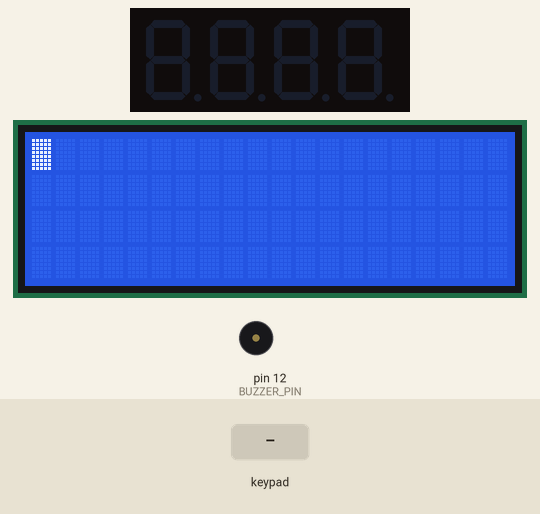
The sketch below on a simulated Arduino Uno, built with avr-gcc and run on an emulated ATmega328P. Parts: 4-digit seven-segment display, 20×4 character LCD, buzzer (waves = sounding). The inputs (shaded band) are chosen by the test bench. Random numbers use the default seed unless the sketch sets one.

Above: at 1.2 s.
1.3 s: keypad keys 9 8 7 6 A pressed 0.4 s apart
At 3.5 s:
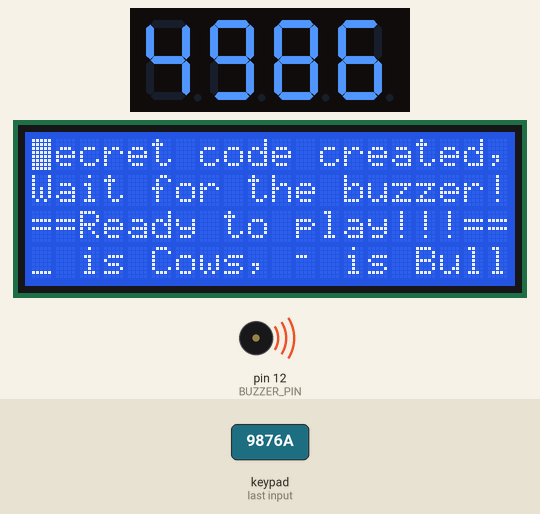
4.8 s: key '#' pressed
At 6.3 s:
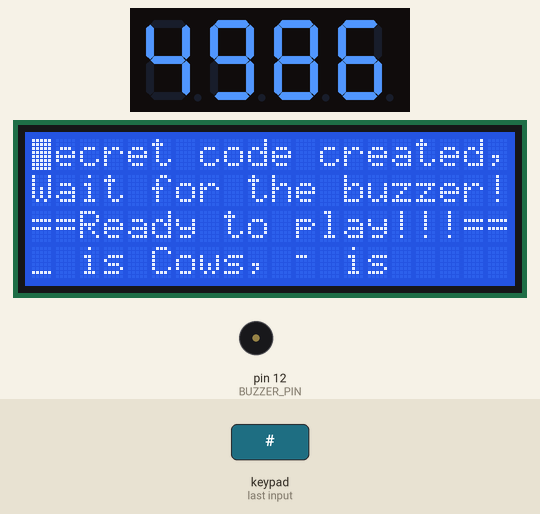
7.3 s: keypad keys 9 8 7 6 # pressed 0.4 s apart
At 10.0 s:
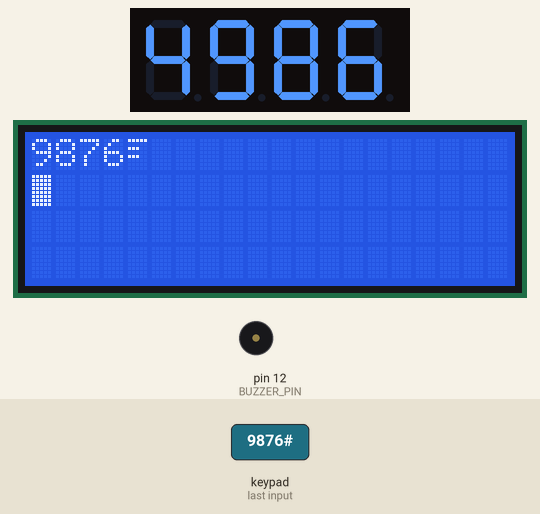
10.8 s: keypad keys 5 4 3 2 # pressed 0.4 s apart
At 13.9 s:
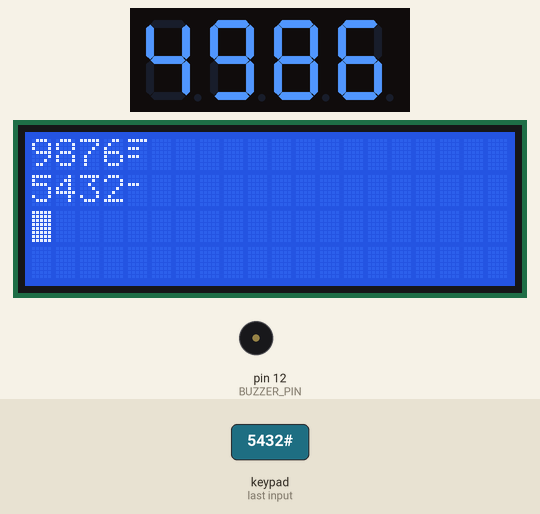
14.3 s: keypad keys 1 3 9 7 # pressed 0.4 s apart
At 16.3 s:
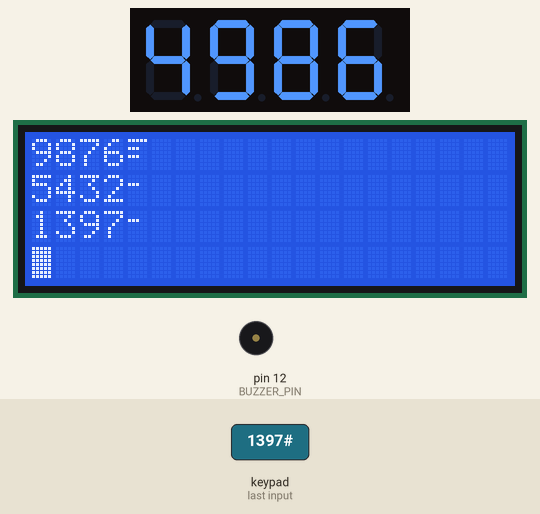
17.8 s: key '#' pressed
At 18.2 s:
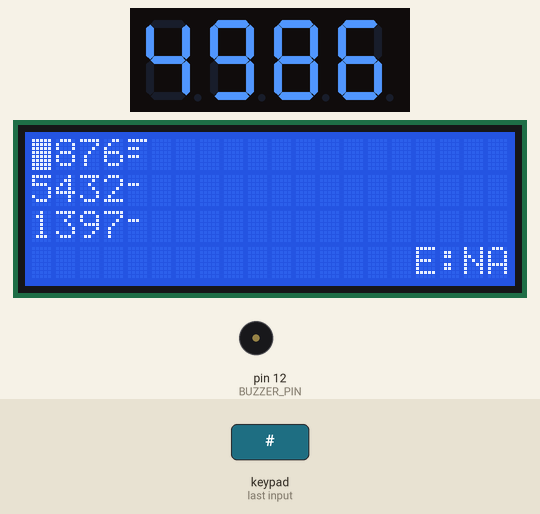
Timing chart, 0 to 20.8 s (numbered marks = the images above; inputs shaded):
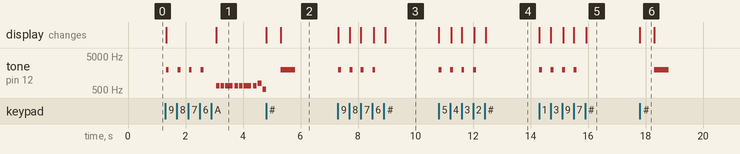

Measured:
- after the input at 1.3 s, tone on pin 12 (BUZZER_PIN): plays 2000 Hz for 0.10 s, 2000 Hz for 0.10 s, 2000 Hz for 0.10 s, 2000 Hz for 0.10 s, 659 Hz for 0.13 s, 659 Hz for 0.13 s … (13 notes in this stretch), starting at once; the display: first changes at once (image 1 shows a later state)
- after the input at 4.8 s, the display: first changes at once (image 2 shows a later state)
- after the input at 7.3 s, tone on pin 12 (BUZZER_PIN): alternates 2000 Hz for 0.10 s and silent for 0.30 s, 8 changes in all, then stays silent, starting at once; the display: first changes at once (image 3 shows a later state)
- after the input at 10.8 s, tone on pin 12 (BUZZER_PIN): alternates 2000 Hz for 0.10 s and silent for 0.30 s, 8 changes in all, then stays silent, starting at once; the display: first changes at once (image 4 shows a later state)
- after the input at 14.3 s, tone on pin 12 (BUZZER_PIN): alternates 2000 Hz for 0.10 s and silent for 0.29 s, 8 changes in all, then stays silent, starting at once; the display: first changes at once (image 5 shows a later state)
- after the input at 17.8 s, tone on pin 12 (BUZZER_PIN): silent → 2000 Hz after 0.51 s, → silent 0.50 s later; the display: changes at once (image 6)
- what the display in image 6 shows lasts 0.5 s, from 17.8 s to 18.3 s

The sketch:

mastermind.ino
```cpp
// Include all required libraries here
#include <Wire.h>
#include <LiquidCrystal_I2C.h>                  //https://github.com/fdebrabander/Arduino-LiquidCrystal-I2C-library
#include <Keypad.h>                             //https://github.com/Chris--A/Keypad
#include <ezBuzzer.h>                           //https://github.com/ArduinoGetStarted/buzzer
#include <Arduino.h>
#include <TM1637Display.h>                      //https://github.com/avishorp/TM1637

// Constant variables definitions
const int ROW_NUM = 4;
const int COLUMN_NUM = 4;
const int COLUMN_LCD = 20;
const int ROW_LCD = 4;

// Module connection pins (Digital Pins)
#define CLK 11
#define DIO 10
const int BUZZER_PIN = 12;
byte pin_rows[ROW_NUM] = {9, 8, 7, 6};      //connect to the row pinouts of the keypad
byte pin_column[COLUMN_NUM] = {5, 4, 3, 2}; //connect to the column pinouts of the keypad

// All instance definitions
TM1637Display display(CLK, DIO);
ezBuzzer buzzer(BUZZER_PIN);
LiquidCrystal_I2C lcd(0x27, COLUMN_LCD, ROW_LCD);
char keys[ROW_NUM][COLUMN_NUM] = {
  {'1','2','3', 'A'},
  {'4','5','6', 'B'},
  {'7','8','9', 'C'},
  {'*','0','#', 'D'}
};
Keypad keypad = Keypad( makeKeymap(keys), pin_rows, pin_column, ROW_NUM, COLUMN_NUM );

// All variable declarations
int melody_1[] = {
  NOTE_E5, NOTE_E5, NOTE_E5,
  NOTE_E5, NOTE_E5, NOTE_E5,
  NOTE_E5, NOTE_G5, NOTE_C5, NOTE_D5,
  NOTE_E5,
  NOTE_F5, NOTE_F5, NOTE_F5, NOTE_F5,
  NOTE_F5, NOTE_E5, NOTE_E5, NOTE_E5, NOTE_E5,
  NOTE_E5, NOTE_D5, NOTE_D5, NOTE_E5,
  NOTE_D5, NOTE_G5
};
int melody_2[] = {
  NOTE_F5, NOTE_E5, NOTE_E5, NOTE_E5, NOTE_E5
};
int noteDurations_1[] = {
  8, 8, 4,
  8, 8, 4,
  8, 8, 8, 8,
  2,
  8, 8, 8, 8,
  8, 8, 8, 16, 16,
  8, 8, 8, 8,
  4, 4
};
int noteDurations_2[] = {
  8, 8, 8, 16, 16
};
int noteLength_1;
int noteLength_2;
int keyCount = 0;
int tryCount = 0;
int cPos=0;
int rPos = 0;
int randNumber = 0;
String randStr;
String guessNum = "";
String scrollingMessage = "";
bool firstEntry = false;// Used to clear LCD for the first time after keypress A
bool gameState = false; // Used to track status of game i.e. won or lost
bool gameStart = false; // Used to enforce keypress A once powered on or game completes or game lost

// All custom character definitions declaration
byte customChar0c1b[] = {B00000,B00000,B11100,B00000,B00000,B00000,B00000,B00000};
byte customChar0c2b[] = {B00000,B00000,B01110,B00000,B01110,B00000,B00000,B00000};
byte customChar1c2b[] = {B11111,B00000,B11100,B00000,B11100,B00000,B00000,B00000};
byte customChar1c3b[] = {B11111,B00000,B11100,B00000,B11100,B00000,B11100,B00000};
byte customChar2c1b[] = {B11111,B00000,B11111,B00000,B11100,B00000,B00000,B00000};
byte customChar2c2b[] = {B11111,B00000,B11111,B00000,B11100,B00000,B11100,B00000};
byte customChar3c0b[] = {B11111,B00000,B11111,B00000,B11111,B00000,B00000,B00000};
byte customChar3c1b[] = {B11111,B00000,B11111,B00000,B11111,B00000,B11100,B00000};

void createCustomCharacters(){
  lcd.createChar(0,customChar0c1b);
  lcd.createChar(1,customChar0c2b);
  lcd.createChar(2,customChar1c2b);
  lcd.createChar(3,customChar1c3b);
  lcd.createChar(4,customChar2c1b);
  lcd.createChar(5,customChar2c2b);
  lcd.createChar(6,customChar3c0b);
  lcd.createChar(7,customChar3c1b);
}

void generate_random_number()
{
  int d1,d2,d3,d4 = 0;
  d1 = random(0,10);
  d2 = random(0,10);
  while (d1 == d2){
    d2 = random(0,10);
  }
  d3 = random(0,10);
  while ((d1 == d2) or (d1 == d3) or (d2 == d3)){
    d3 = random(0,10);
  }
  d4 = random(0,10);
  while ((d1 == d2) or (d1 == d3) or (d2 == d3) or (d3 == d4) or (d1 == d4) or (d2 == d4)){
    d4 = random(0,10);
  }
  randNumber = (d1*1000)+(d2*100)+(d3*10)+d4;
  randStr = String(d1)+String(d2)+String(d3)+String(d4);
  dispGameStart();
}

void dispGameStart(){
  lcd.clear();
  display.showNumberDec(randNumber, true);
  lcd.setCursor(0,0);lcd.print("Secret code created,");
  lcd.setCursor(0,1);lcd.print("Wait for the buzzer!");
  if (buzzer.getState() == BUZZER_IDLE) { // if stopped
    buzzer.playMelody(melody_1, noteDurations_1, noteLength_1); // playing
  }
  lcd.setCursor(0,2);lcd.print("==Ready to play!!!==");
  lcd.setCursor(0,3);lcd.print("_ is Cows, ");
  lcd.setCursor(11,3);lcd.write(0);
  lcd.setCursor(13,3);lcd.print("is Bull");
}

void scrollMessage(int startPos, int row, String message, int delayTime, int totalColumns) {
  for (int i=0; i < totalColumns; i++) {
    message = " " + message;
  }
  message = message + " ";
  for (int position = 0; position < message.length(); position++) {
    lcd.setCursor(startPos, row);
    lcd.print(message.substring(position, position + totalColumns));
    delay(delayTime);
  }
}

void checkNum(String strVal){
  int indexPos = -1;
  int matchNumPos = 0;int matchNum = 0;
  for (int i=0;i<4;i++){
    indexPos = randStr.indexOf(strVal.substring(i,i+1));
    if (indexPos != -1){
      if (indexPos == i){
        matchNumPos++;
      }
      else{
        matchNum++;
      }
    }
  }
  switch (matchNumPos){
    case 0:
      if (matchNum == 0){
        lcd.print("*");
      }
      else if (matchNum == 1){
        lcd.write(0);
      }
      else if (matchNum == 2){
        lcd.write(1);
      }
      else if (matchNum == 3){
        lcd.write(0xD0);
      }
      else if (matchNum == 4){
        lcd.write(0xEF);
      }
      break;
    case 1:
      if (matchNum == 0){
        lcd.print("_");
      }
      else if (matchNum == 1){
        lcd.write(0xC6);
      }
      else if (matchNum == 2){
        lcd.write(2);
      }
      else if (matchNum == 3){
        lcd.write(3);
      }
      break;
    case 2:
      if (matchNum == 0){
        lcd.print("=");
      }
      else if (matchNum == 1){
        lcd.write(4);
      }
      else if (matchNum == 2){
        lcd.write(5);
      }
      break;
    case 3:
      if (matchNum == 0){
        lcd.write(6);
      }
      else if (matchNum == 1){
        lcd.write(7);
      }
      break;
    case 4:
      if (matchNum == 0){
        lcd.write(0xF5);
        lcd.setCursor(16,3);lcd.print("WIN!");
        if (buzzer.getState() == BUZZER_IDLE) { // if stopped
          buzzer.playMelody(melody_2, noteDurations_2, noteLength_2); // playing
        }
        gameState = true;
        gameStart=false;
      }
      break;
  }
  if (rPos == 3){
    rPos = 0;
    cPos = cPos+5;
  }
  else{
    rPos++;
  }
  lcd.setCursor(cPos,rPos);
}

void initVars(){
  firstEntry = true;
  keyCount = 0;
  tryCount=0;
  rPos=0;cPos=0;
  gameState=false;
  gameStart=true;
}

void dispInfo(){
  lcd.setCursor(16,3);lcd.print("E:NA");
  delay(500);
  lcd.setCursor(16,3);lcd.print("    ");
  buzzer.beep(500);
  lcd.setCursor(cPos+keyCount,rPos);
}

void setup()
{
  Serial.begin(9600);
  noteLength_1 = sizeof(noteDurations_1) / sizeof(int);
  noteLength_2 = sizeof(noteDurations_2) / sizeof(int);
  display.setBrightness(0x0f);
  display.clear();
  lcd.begin();
  lcd.clear();
  lcd.blink();
  randomSeed(analogRead(0));
}

void loop()
{
  buzzer.loop(); // MUST call the buzzer.loop() function in loop()
  char key = keypad.getKey();
  switch (key){
    case 'A':
      createCustomCharacters();
      generate_random_number();
      initVars();
      break;
    case '#':
      if (gameStart){
        if (!gameState){
          if (keyCount < 4) {
            dispInfo();
          }
          else{
            keyCount = 0;
            checkNum(guessNum);
            guessNum = "";
            tryCount++;
            if ((tryCount >= 15) and (!gameState)) {
              scrollingMessage = "LOST! Press A to start game...";
              for (int i=0;i<3;i++){
                scrollMessage(16, 3, scrollingMessage, 250, 4);
              }
              gameStart=false;
            }
          }
        }
      }
      else{
        lcd.clear();lcd.print("Press A to start...");
      }
      break;
    case '0':
    case '1':
    case '2':
    case '3':
    case '4':
    case '5':
    case '6':
    case '7':
    case '8':
    case '9':
      buzzer.beep(100); // generates a 100ms beep
      if (gameStart){
        if (!gameState){
          keyCount++;
          if (firstEntry){
            lcd.clear();lcd.setCursor(0,0);
            firstEntry = false;
          }
          if (keyCount > 4){
            keyCount=4;
            dispInfo();
          }
          else{
            lcd.print(key);
            guessNum = guessNum + key;
          }
        }
      }
      else{
        lcd.clear();lcd.print("Press A to start...");
      }
  }
}
```
